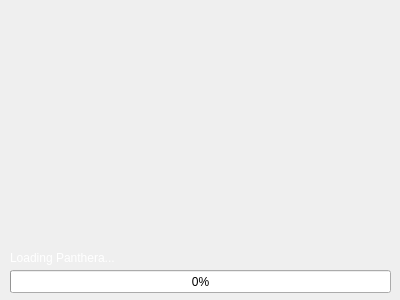
<?xml version="1.0" encoding="UTF-8"?>
<ui version="4.0">
 <class>Splash</class>
 <widget class="QDialog" name="Splash">
  <property name="geometry">
   <rect>
    <x>0</x>
    <y>0</y>
    <width>400</width>
    <height>300</height>
   </rect>
  </property>
  <property name="windowTitle">
   <string>Dialog</string>
  </property>
  <property name="styleSheet">
   <string notr="true">background-image: url(:/Graphics/Resource/Splash.png);</string>
  </property>
  <property name="modal">
   <bool>true</bool>
  </property>
  <widget class="QProgressBar" name="progressBar">
   <property name="geometry">
    <rect>
     <x>10</x>
     <y>270</y>
     <width>381</width>
     <height>23</height>
    </rect>
   </property>
   <property name="palette">
    <palette>
     <active>
      <colorrole role="WindowText">
       <brush brushstyle="SolidPattern">
        <color alpha="255">
         <red>255</red>
         <green>255</green>
         <blue>255</blue>
        </color>
       </brush>
      </colorrole>
     </active>
     <inactive>
      <colorrole role="WindowText">
       <brush brushstyle="SolidPattern">
        <color alpha="255">
         <red>255</red>
         <green>255</green>
         <blue>255</blue>
        </color>
       </brush>
      </colorrole>
     </inactive>
     <disabled>
      <colorrole role="WindowText">
       <brush brushstyle="SolidPattern">
        <color alpha="255">
         <red>118</red>
         <green>116</green>
         <blue>108</blue>
        </color>
       </brush>
      </colorrole>
     </disabled>
    </palette>
   </property>
   <property name="value">
    <number>0</number>
   </property>
  </widget>
  <widget class="QLabel" name="labelStatus">
   <property name="geometry">
    <rect>
     <x>10</x>
     <y>250</y>
     <width>381</width>
     <height>16</height>
    </rect>
   </property>
   <property name="palette">
    <palette>
     <active>
      <colorrole role="WindowText">
       <brush brushstyle="SolidPattern">
        <color alpha="255">
         <red>255</red>
         <green>255</green>
         <blue>255</blue>
        </color>
       </brush>
      </colorrole>
     </active>
     <inactive>
      <colorrole role="WindowText">
       <brush brushstyle="SolidPattern">
        <color alpha="255">
         <red>255</red>
         <green>255</green>
         <blue>255</blue>
        </color>
       </brush>
      </colorrole>
     </inactive>
     <disabled>
      <colorrole role="WindowText">
       <brush brushstyle="SolidPattern">
        <color alpha="255">
         <red>118</red>
         <green>116</green>
         <blue>108</blue>
        </color>
       </brush>
      </colorrole>
     </disabled>
    </palette>
   </property>
   <property name="text">
    <string>Loading Panthera...</string>
   </property>
  </widget>
  <widget class="QLabel" name="label">
   <property name="geometry">
    <rect>
     <x>80</x>
     <y>70</y>
     <width>121</width>
     <height>51</height>
    </rect>
   </property>
   <property name="text">
    <string>&lt;!DOCTYPE HTML PUBLIC &quot;-//W3C//DTD HTML 4.0//EN&quot; &quot;http://www.w3.org/TR/REC-html40/strict.dtd&quot;&gt;
&lt;html&gt;&lt;head&gt;&lt;meta name=&quot;qrichtext&quot; content=&quot;1&quot; /&gt;&lt;style type=&quot;text/css&quot;&gt;
p, li { white-space: pre-wrap; }
&lt;/style&gt;&lt;/head&gt;&lt;body style=&quot; font-family:'MS Shell Dlg 2'; font-size:8.25pt; font-weight:400; font-style:normal;&quot;&gt;
&lt;p style=&quot; margin-top:0px; margin-bottom:0px; margin-left:0px; margin-right:0px; -qt-block-indent:0; text-indent:0px;&quot;&gt;&lt;img src=&quot;:/Graphics/Resource/Panthera48.png&quot; /&gt;&lt;/p&gt;&lt;/body&gt;&lt;/html&gt;</string>
   </property>
  </widget>
 </widget>
 <resources/>
 <connections/>
</ui>
